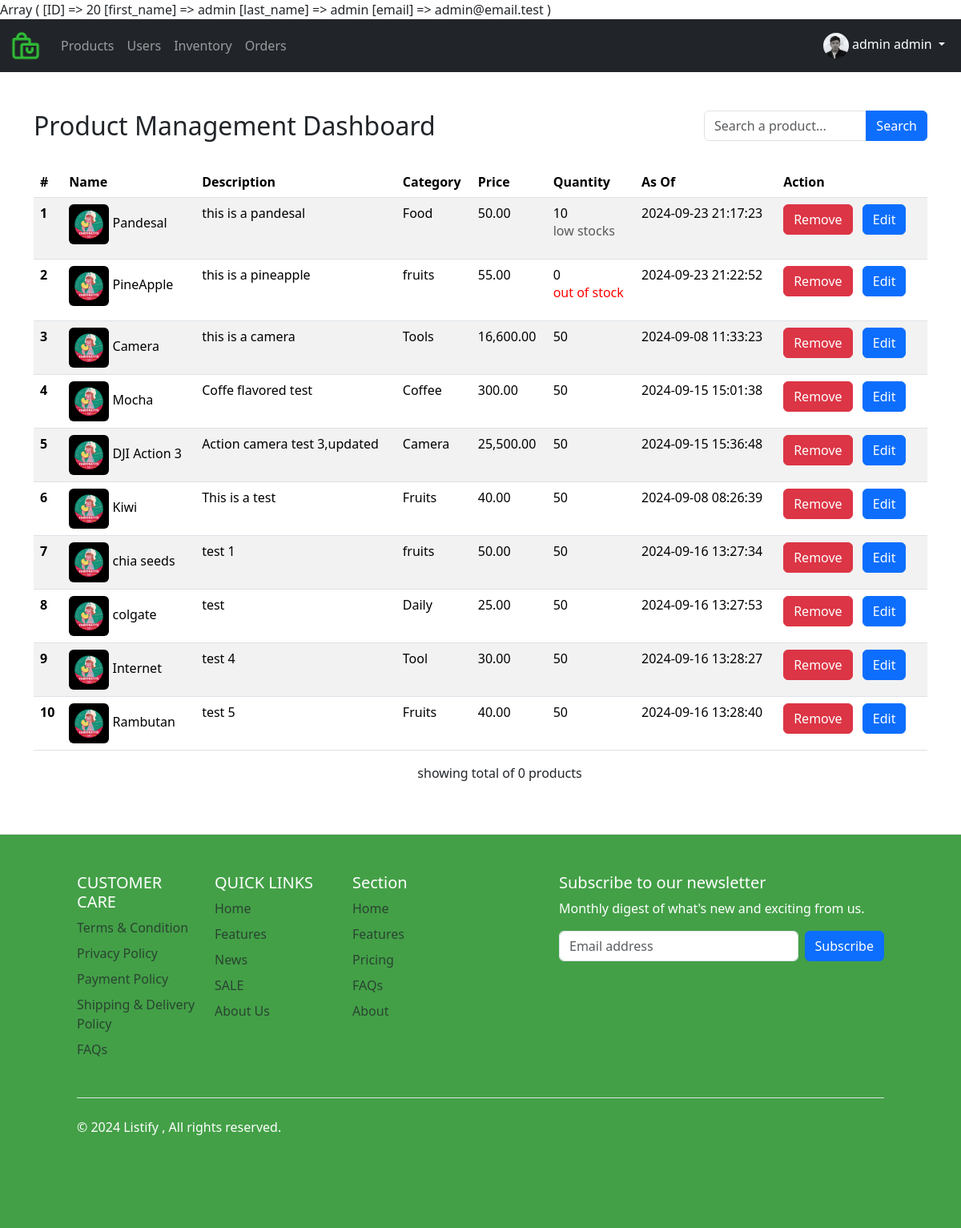
Before: /components/Admin/inventoryAdminDashboard.php (signed in) with the older database file.
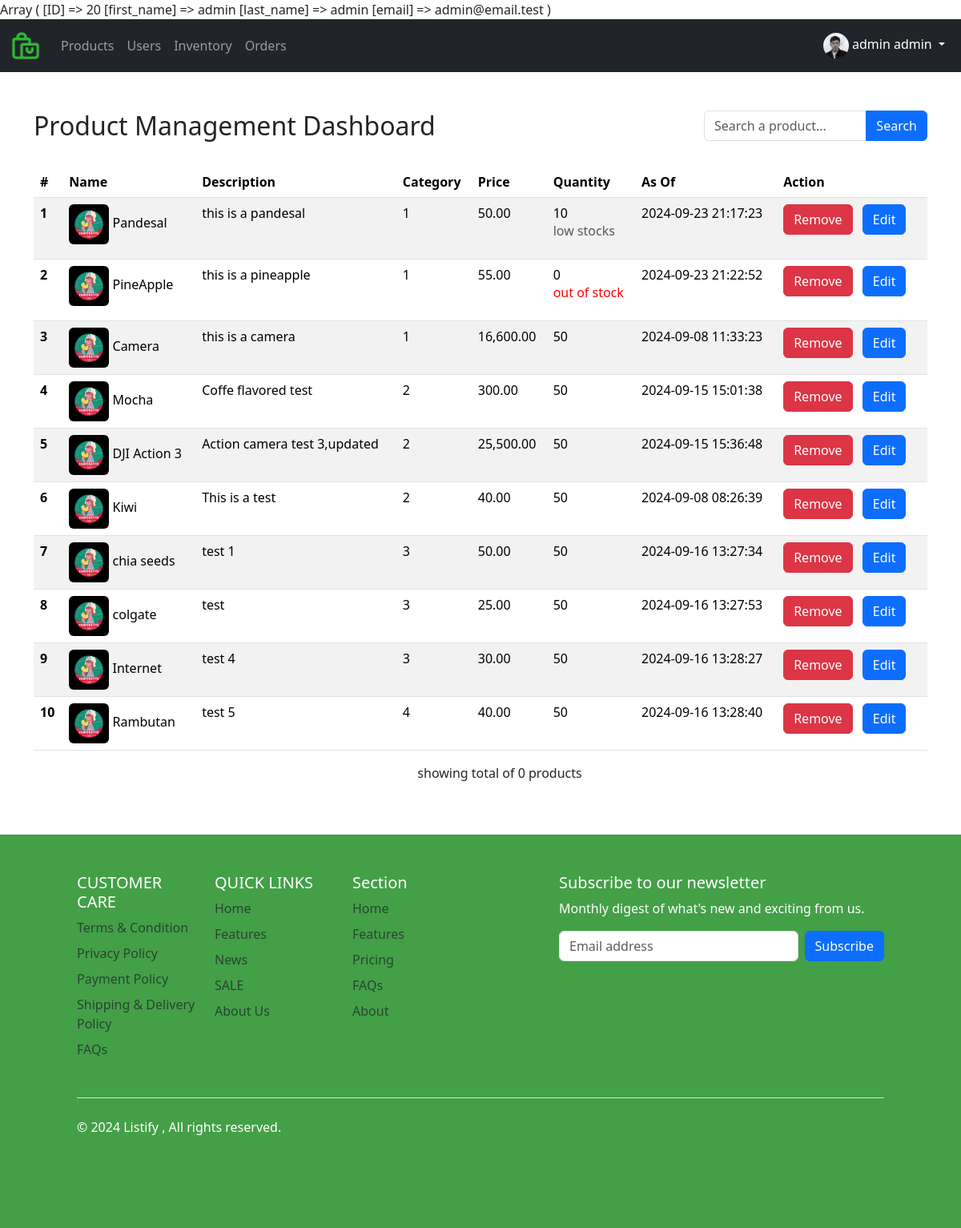
After: the same page with the newer database file.
### tables this page shows
CREATE TABLE `products` (
  `product_id` int NOT NULL,
  `promotion_id` int DEFAULT NULL,
  `product_image` varchar(255) DEFAULT NULL,
  `product_name` varchar(255) NOT NULL,
  `product_description` varchar(255) NOT NULL,
  `product_category` int NOT NULL,
  `product_price` decimal(19,4) NOT NULL,
  `product_stocks` int NOT NULL,
  `added_by` varchar(255) NOT NULL,
  `updated_by` varchar(255) NOT NULL,
  `created_at` timestamp NOT NULL DEFAULT CURRENT_TIMESTAMP,
  `updated_at` timestamp NOT NULL DEFAULT CURRENT_TIMESTAMP
);

### controllers/usersController.php (called while the page is built, shortened)
<?php
class Users extends DbConnection
{
    public function getUserId($userId)
    {
        try {
            $pdo = $this->connect();
            $statement = $pdo->prepare("SELECT t1.user_id,
                                                      t1.user_image,
                                                      t1.first_name,
                                                      t1.last_name,
                                                      t1.email,
                                                      t1.mobile_number,
                                                      t1.role,
                                                      t1.status,
                                                      t2.address_line1,
                                                      t2.address_line2,
                                                      t2.city,
                                                      t2.postal_code,
                                                      t2.country
                                                FROM users t1
                                                LEFT JOIN addresses t2 ON t1.user_id = t2.user_id
                                                WHERE t1.user_id = :userId");
            $statement->bindParam(':userId',$userId);
            $statement->execute();
            $user = $statement->fetch(PDO::FETCH_ASSOC);
            return $user;
        } catch (PDOException $e) {
            echo "Product Updated successfully" . $e->getMessage();
        }
    }
}

### controllers/productController.php (called while the page is built, shortened)
<?php
class Products extends DbConnection
{
    public function getAllProducts($currentPage, $itemsPerPage, $searchTerm)
    {
        try {
            $pdo = $this->connect();
            $offset = ($currentPage - 1) * $itemsPerPage;
            if (!empty($searchTerm)) {
                print_r($searchTerm);
                $query = "SELECT *
                          FROM products
                          WHERE product_name LIKE :searchTerm
                          LIMIT  $offset , $itemsPerPage";
                $statement = $pdo->prepare($query);
                $statement->bindValue(':searchTerm', "%$searchTerm%", PDO::PARAM_STR);
            } else {
                $query = "SELECT *
                          FROM products
                          LIMIT $offset , $itemsPerPage";
                $statement = $pdo->prepare($query);
            }
            $statement->execute();
            $products = $statement->fetchAll(PDO::FETCH_ASSOC);
            return $products;
        } catch (PDOException $e) {
            echo "Product Retrieval failed" . $e->getMessage();
        }
    }
}

### components/Admin/inventoryAdminDashboard.php (the view, shortened to what the changed rows need)
<?php
require_once '../../controllers/usersController.php';
require_once '../../controllers/productController.php';
$users->startSession();
$user =  $users->getUserId($_SESSION['LoginUser']['ID']);
$searchTerm = isset($_GET['search']) ? $_GET['search'] : "";
$currentPage = $_GET['page'] ?? 1;
$itemsPerPage = 10;
$productsData = $products->getAllProducts($currentPage, $itemsPerPage, $searchTerm);
$counter = 1;
?>
<?php if ($user['role']==="administrator"):?>
        <?php include_once '../Navbar/adminNavbar.php';?>
        <?php else:?>
        <?php include_once '../Navbar/userNavbar.php';?>
        <?php endif; ?>
<main>
<div class="container">
<div class="d-flex justify-content-between mt-5 gap-5" >
<h2>Product Management Dashboard</h2>
</div>
<table class="table table-striped">
<thead>
    <tr>
      <th scope="col">#</th>
      <th scope="col">Name</th>
      <th scope="col">Description</th>
      <th scope="col">Category</th>
      <th scope="col">Price</th>
      <th scope="col">Quantity</th>
      <th scope="col">As Of</th>
      <th scope="col">Action</th>
    </tr>
  </thead>
  <tbody>
    <?php foreach ($productsData as $product) {?>
    <tr>
      <th scope="row"><?=$counter++?></th>
      <td><img src="/uploads/<?=$product['product_image']?>" alt="Profile Image" width="50" height="50" class="rounded">  <?=$product['product_name']?></td>
      <td><?=$product['product_description']?></td>
      <td><?=$product['product_category']?></td>
      <td><?=number_format($product['product_price'], 2)?></td>
      <?php if (isset($product['product_stocks'])) {?>
      <?php if ($product['product_stocks'] != 0 && $product['product_stocks'] <=10 ){ ?>
        <td><?=$product['product_stocks']?> <p class="text-muted" style="color:red">low stocks</p></td>
        <?php } elseif ($product['product_stocks'] === 0){?>
          <td><?=$product['product_stocks']?> <p  style="color:red">out of stock</p></td>
          <?php } else {?>
          <td><?=$product['product_stocks']?></td>
        <?php }?>
        <?php }?>
        <td><?=$product['updated_at']?></td>
      <td>
        <button class="btn btn-danger" data-bs-toggle="modal" data-bs-target="#deleteConfirmModal" data-user-id="<?=$product['product_id']?>">Remove</button>
        <a class="btn btn-primary mx-2" href="editProduct.php?ID=<?=$product['ID'];?>">Edit</a>
      </td>
    </tr>
    <?php }?>
  </tbody>
</table>
</div>
</main>
<?php include_once '../Footer/footer.php';?>

Changed rows visible on the page:
changed products "Pandesal": product_category "Food" → "1"
changed products "PineApple": product_category "fruits" → "1"
changed products "Camera": product_category "Tools" → "1"
changed products "Mocha": product_category "Coffee" → "2"
changed products "DJI Action 3": product_category "Camera" → "2"
changed products "Kiwi": product_category "Fruits" → "2"
changed products "chia seeds": product_category "fruits" → "3"
changed products "colgate": product_category "Daily" → "3"
changed products "Internet": product_category "Tool" → "3"
changed products "Rambutan": product_category "Fruits" → "4"
